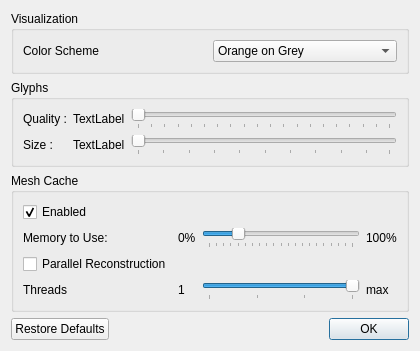
<?xml version="1.0" encoding="UTF-8"?>
<ui version="4.0">
 <class>PreferencesWindow</class>
 <widget class="QDialog" name="PreferencesWindow">
  <property name="geometry">
   <rect>
    <x>0</x>
    <y>0</y>
    <width>420</width>
    <height>340</height>
   </rect>
  </property>
  <property name="windowTitle">
   <string>Preferences</string>
  </property>
  <layout class="QVBoxLayout" name="verticalLayout_2">
   <item>
    <widget class="QGroupBox" name="groupBox_2">
     <property name="title">
      <string>Visualization</string>
     </property>
     <layout class="QHBoxLayout" name="horizontalLayout">
      <item>
       <widget class="QLabel" name="label_4">
        <property name="text">
         <string>Color Scheme</string>
        </property>
       </widget>
      </item>
      <item>
       <widget class="QComboBox" name="colorScheme">
        <item>
         <property name="text">
          <string>Orange on Grey</string>
         </property>
        </item>
        <item>
         <property name="text">
          <string>Purple on Grey</string>
         </property>
        </item>
        <item>
         <property name="text">
          <string>Blue on White</string>
         </property>
        </item>
        <item>
         <property name="text">
          <string>Orange on White</string>
         </property>
        </item>
        <item>
         <property name="text">
          <string>Grey on White</string>
         </property>
        </item>
        <item>
         <property name="text">
          <string>Orange on Blue</string>
         </property>
        </item>
        <item>
         <property name="text">
          <string>Yellow on Grey</string>
         </property>
        </item>
        <item>
         <property name="text">
          <string>Grey on Black</string>
         </property>
        </item>
        <item>
         <property name="text">
          <string>Blue on Black</string>
         </property>
        </item>
       </widget>
      </item>
     </layout>
    </widget>
   </item>
   <item>
    <widget class="QGroupBox" name="groupBox_3">
     <property name="title">
      <string>Glyphs</string>
     </property>
     <layout class="QGridLayout" name="gridLayout_2">
      <item row="0" column="0">
       <widget class="QLabel" name="label_5">
        <property name="text">
         <string>Quality :</string>
        </property>
       </widget>
      </item>
      <item row="0" column="1">
       <widget class="QLabel" name="glyphQualityLabel">
        <property name="minimumSize">
         <size>
          <width>50</width>
          <height>0</height>
         </size>
        </property>
        <property name="text">
         <string>TextLabel</string>
        </property>
       </widget>
      </item>
      <item row="0" column="2">
       <widget class="QSlider" name="glyphQuality">
        <property name="minimum">
         <number>1</number>
        </property>
        <property name="maximum">
         <number>20</number>
        </property>
        <property name="orientation">
         <enum>Qt::Horizontal</enum>
        </property>
        <property name="tickPosition">
         <enum>QSlider::TicksBelow</enum>
        </property>
        <property name="tickInterval">
         <number>1</number>
        </property>
       </widget>
      </item>
      <item row="1" column="0">
       <widget class="QLabel" name="label_7">
        <property name="text">
         <string>Size :</string>
        </property>
       </widget>
      </item>
      <item row="1" column="1">
       <widget class="QLabel" name="glyphSizeLabel">
        <property name="minimumSize">
         <size>
          <width>50</width>
          <height>0</height>
         </size>
        </property>
        <property name="text">
         <string>TextLabel</string>
        </property>
       </widget>
      </item>
      <item row="1" column="2">
       <widget class="QSlider" name="glyphSize">
        <property name="minimum">
         <number>1</number>
        </property>
        <property name="maximum">
         <number>100</number>
        </property>
        <property name="orientation">
         <enum>Qt::Horizontal</enum>
        </property>
        <property name="tickPosition">
         <enum>QSlider::TicksBelow</enum>
        </property>
        <property name="tickInterval">
         <number>10</number>
        </property>
       </widget>
      </item>
     </layout>
    </widget>
   </item>
   <item>
    <widget class="QGroupBox" name="groupBox">
     <property name="title">
      <string>Mesh Cache</string>
     </property>
     <layout class="QVBoxLayout" name="verticalLayout">
      <item>
       <widget class="QCheckBox" name="meshCacheEnabled">
        <property name="text">
         <string>Enabled</string>
        </property>
        <property name="checked">
         <bool>true</bool>
        </property>
       </widget>
      </item>
      <item>
       <layout class="QGridLayout" name="gridLayout">
        <item row="1" column="1">
         <widget class="QLabel" name="label_2">
          <property name="text">
           <string>0%</string>
          </property>
         </widget>
        </item>
        <item row="1" column="3">
         <widget class="QLabel" name="label_3">
          <property name="text">
           <string>100%</string>
          </property>
         </widget>
        </item>
        <item row="1" column="0">
         <widget class="QLabel" name="label">
          <property name="text">
           <string>Memory to Use:</string>
          </property>
         </widget>
        </item>
        <item row="1" column="2">
         <widget class="QSlider" name="meshCacheMemory">
          <property name="maximum">
           <number>100</number>
          </property>
          <property name="value">
           <number>20</number>
          </property>
          <property name="orientation">
           <enum>Qt::Horizontal</enum>
          </property>
          <property name="tickPosition">
           <enum>QSlider::TicksBelow</enum>
          </property>
          <property name="tickInterval">
           <number>5</number>
          </property>
         </widget>
        </item>
        <item row="2" column="0">
         <widget class="QCheckBox" name="parallelEnabled">
          <property name="text">
           <string>Parallel Reconstruction</string>
          </property>
         </widget>
        </item>
        <item row="3" column="0">
         <widget class="QLabel" name="label_10">
          <property name="text">
           <string>Threads</string>
          </property>
         </widget>
        </item>
        <item row="3" column="1">
         <widget class="QLabel" name="label_9">
          <property name="text">
           <string>1</string>
          </property>
         </widget>
        </item>
        <item row="3" column="2">
         <widget class="QSlider" name="numThreadsSlider">
          <property name="minimum">
           <number>1</number>
          </property>
          <property name="maximum">
           <number>4</number>
          </property>
          <property name="value">
           <number>4</number>
          </property>
          <property name="orientation">
           <enum>Qt::Horizontal</enum>
          </property>
          <property name="tickPosition">
           <enum>QSlider::TicksBelow</enum>
          </property>
          <property name="tickInterval">
           <number>1</number>
          </property>
         </widget>
        </item>
        <item row="3" column="3">
         <widget class="QLabel" name="numThreadsMaxLabel">
          <property name="text">
           <string>max</string>
          </property>
         </widget>
        </item>
       </layout>
      </item>
     </layout>
    </widget>
   </item>
   <item>
    <spacer name="verticalSpacer">
     <property name="orientation">
      <enum>Qt::Vertical</enum>
     </property>
     <property name="sizeHint" stdset="0">
      <size>
       <width>20</width>
       <height>40</height>
      </size>
     </property>
    </spacer>
   </item>
   <item>
    <widget class="QDialogButtonBox" name="buttonBox">
     <property name="orientation">
      <enum>Qt::Horizontal</enum>
     </property>
     <property name="standardButtons">
      <set>QDialogButtonBox::Ok|QDialogButtonBox::RestoreDefaults</set>
     </property>
    </widget>
   </item>
  </layout>
 </widget>
 <resources/>
 <connections>
  <connection>
   <sender>buttonBox</sender>
   <signal>accepted()</signal>
   <receiver>PreferencesWindow</receiver>
   <slot>accept()</slot>
   <hints>
    <hint type="sourcelabel">
     <x>248</x>
     <y>254</y>
    </hint>
    <hint type="destinationlabel">
     <x>157</x>
     <y>274</y>
    </hint>
   </hints>
  </connection>
  <connection>
   <sender>buttonBox</sender>
   <signal>rejected()</signal>
   <receiver>PreferencesWindow</receiver>
   <slot>reject()</slot>
   <hints>
    <hint type="sourcelabel">
     <x>316</x>
     <y>260</y>
    </hint>
    <hint type="destinationlabel">
     <x>286</x>
     <y>274</y>
    </hint>
   </hints>
  </connection>
 </connections>
</ui>
